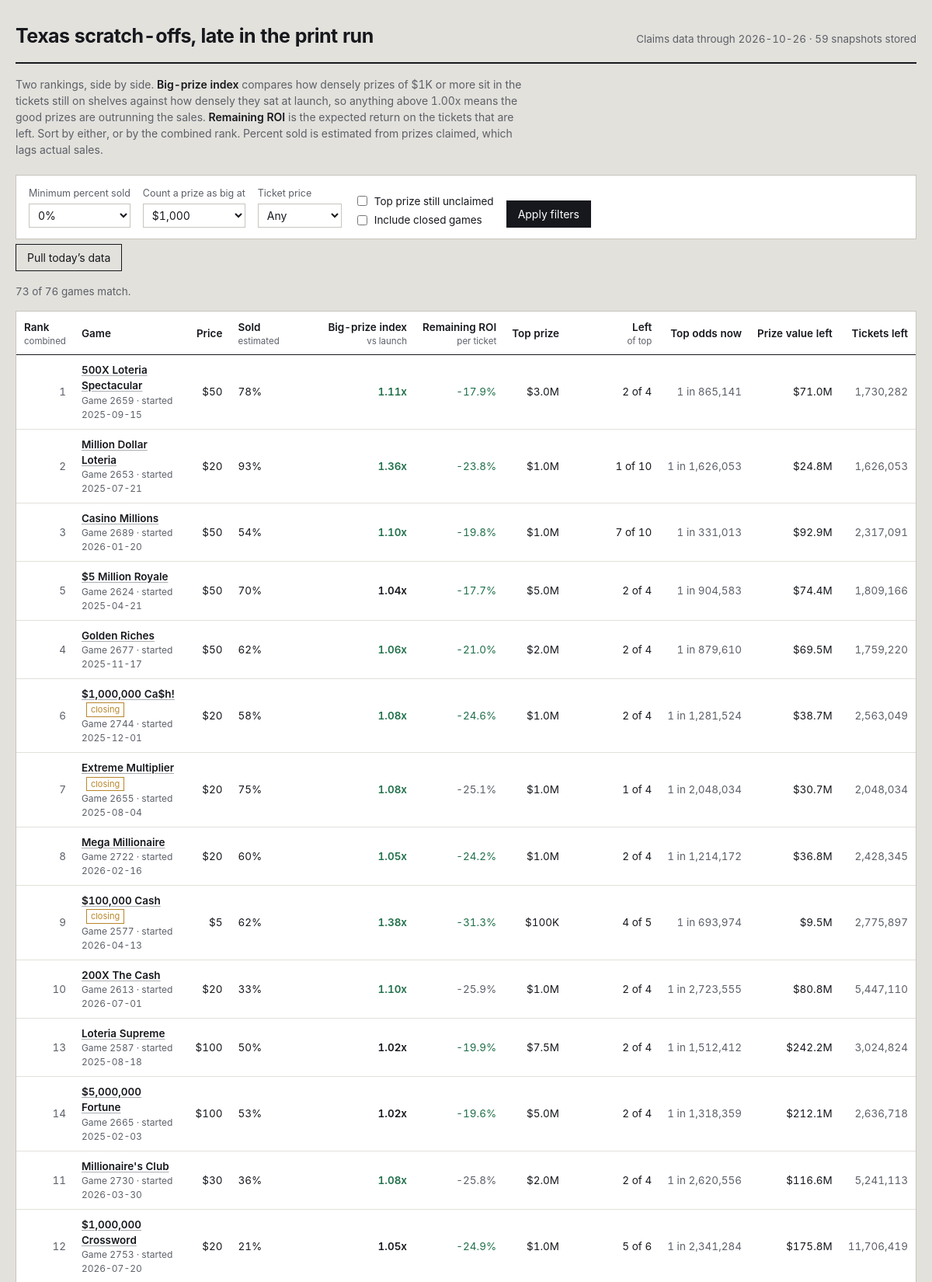
The page / (upper part) on the database its author committed.
### tables this page shows
CREATE TABLE games (
    game_number   INTEGER PRIMARY KEY,
    game_name     TEXT,
    ticket_price  REAL,
    start_date    TEXT,
    close_date    TEXT,
    total_tickets INTEGER,
    overall_odds  REAL,
    details_url   TEXT,
    closing_soon  INTEGER DEFAULT 0,
    active        INTEGER DEFAULT 1,
    first_seen    TEXT,
    last_seen     TEXT
);

### app.py (the view)
@app.route("/")
def index():
    conn = db.connect()
    db.init(conn)
    latest = db.latest_snapshot_date(conn)
    if not latest:
        conn.close()
        return render_template("empty.html", running=_refresh_state["running"])
    big_threshold = float(request.args.get("big", 1000))
    min_sold = float(request.args.get("min_sold", 0)) / 100.0
    price_filter = request.args.get("price", "")
    include_closed = request.args.get("closed") == "1"
    sort_key = request.args.get("sort", "combined")
    only_top = request.args.get("top_left") == "1"
    rows = _snapshot_rows(conn, latest, big_threshold)
    games = db.load_games(conn)
    shown = []
    for r in rows:
        g = games.get(r["game_number"], {})
        if not include_closed and not g.get("active", 1):
            continue
        if r["pct_sold"] < min_sold:
            continue
        if price_filter and float(price_filter) != r["price"]:
            continue
        if only_top and not r["top_left"]:
            continue
        shown.append(r)
    col, desc = SORTS.get(sort_key, SORTS["combined"])
    shown.sort(key=lambda r: (r.get(col) is None, r.get(col) if r.get(col) is not None else 0),
               reverse=desc)
    if not desc:
        shown = [r for r in shown if r.get(col) is not None] + \
                [r for r in shown if r.get(col) is None]
    prices = sorted({r["price"] for r in rows if r["price"]})
    history_dates = db.snapshot_dates(conn)
    conn.close()
    return render_template(
        "index.html",
        rows=shown,
        total=len(rows),
        snapshot_date=latest,
        snapshot_count=len(history_dates),
        big_threshold=int(big_threshold),
        min_sold=int(min_sold * 100),
        price_filter=price_filter,
        include_closed=include_closed,
        only_top=only_top,
        sort_key=sort_key,
        prices=prices,
        running=_refresh_state["running"],
    )

### app.py (called while the page is built)
def _snapshot_rows(conn, snapshot_date, big_threshold):
    games = db.load_games(conn)
    snap = db.load_snapshot(conn, snapshot_date)
    return metrics.rank_all(games, snap, big_threshold)

@app.template_filter("pct")
def fmt_pct(v, digits=1):
    return "—" if v is None else f"{v * 100:.{digits}f}%"

@app.template_filter("money")
def fmt_money(v):
    if v is None:
        return "—"
    if v >= 1_000_000:
        return f"${v / 1_000_000:.1f}M"
    if v >= 1_000:
        return f"${v / 1_000:,.0f}K"
    return f"${v:,.0f}"

@app.template_filter("num")
def fmt_num(v):
    return "—" if v is None else f"{v:,.0f}"

@app.template_filter("factor")
def fmt_factor(v):
    return "—" if v is None else f"{v:.2f}x"

@app.template_filter("odds")
def fmt_odds(v):
    return "—" if v is None else f"1 in {v:,.0f}"

### db.py (called while the page is built)
def connect(path=None):
    conn = sqlite3.connect(path or DB_PATH)
    conn.row_factory = sqlite3.Row
    conn.execute("PRAGMA foreign_keys = ON")
    return conn

def init(conn):
    conn.executescript(SCHEMA)
    conn.commit()

def latest_snapshot_date(conn):
    row = conn.execute("SELECT MAX(snapshot_date) AS d FROM prize_snapshots").fetchone()
    return row["d"] if row else None

def snapshot_dates(conn, game_number=None):
    if game_number is None:
        q = "SELECT DISTINCT snapshot_date FROM prize_snapshots ORDER BY snapshot_date"
        return [r[0] for r in conn.execute(q)]
    q = "SELECT DISTINCT snapshot_date FROM prize_snapshots WHERE game_number = ? ORDER BY snapshot_date"
    return [r[0] for r in conn.execute(q, (game_number,))]

def load_snapshot(conn, snapshot_date):
    out = {}
    q = """SELECT game_number, prize_level, total_prizes, prizes_claimed
           FROM prize_snapshots WHERE snapshot_date = ?"""
    for r in conn.execute(q, (snapshot_date,)):
        g = out.setdefault(r["game_number"], {"total": None, "levels": {}})
        if r["prize_level"] < 0:
            g["total"] = (r["total_prizes"], r["prizes_claimed"])
        else:
            g["levels"][r["prize_level"]] = (r["total_prizes"], r["prizes_claimed"])
    return out

def load_games(conn):
    return {r["game_number"]: dict(r) for r in conn.execute("SELECT * FROM games")}

### metrics.py (called while the page is built)
def _safe_div(a, b):
    return a / b if b else None

### templates/index.html (shortened to what this page needs)
{% extends "base.html" %}
{% macro sortlink(key, label, hint='') %}
  {% set q = request.args.to_dict() %}
  {% set _ = q.update({'sort': key}) %}
  <a href="{{ url_for('index', **q) }}">{{ label }}</a>
  {% if hint %}<span class="hint">{{ hint }}</span>{% endif %}
{% endmacro %}
{% block body %}
<header class="masthead">
  <h1>Texas scratch-offs, late in the print run</h1>
  <div class="meta">
    Claims data through {{ snapshot_date }} · {{ snapshot_count }} snapshot{{ '' if snapshot_count == 1 else 's' }} stored
  </div>
</header>
<p class="primer">
  Two rankings, side by side. <strong>Big-prize index</strong> compares how densely prizes of
  {{ big_threshold | money }} or more sit in the tickets still on shelves against how densely they
  sat at launch, so anything above 1.00x means the good prizes are outrunning the sales.
  <strong>Remaining ROI</strong> is the expected return on the tickets that are left. Sort by either,
  or by the combined rank. Percent sold is estimated from prizes claimed, which lags actual sales.
</p>
<form class="controls" method="get" action="{{ url_for('index') }}">
  <div class="field">
    <label for="min_sold">Minimum percent sold</label>
    <select id="min_sold" name="min_sold">
      {% for v in [0, 25, 50, 60, 70, 80, 90] %}
        <option value="{{ v }}" {{ 'selected' if min_sold == v }}>{{ v }}%</option>
      {% endfor %}
    </select>
  </div>
  <div class="field">
    <label for="big">Count a prize as big at</label>
    <select id="big" name="big">
      {% for v in [100, 500, 1000, 5000, 10000, 50000, 100000] %}
        <option value="{{ v }}" {{ 'selected' if big_threshold == v }}>${{ '{:,}'.format(v) }}</option>
      {% endfor %}
    </select>
  </div>
  <div class="field">
    <label for="price">Ticket price</label>
    <select id="price" name="price">
      <option value="">Any</option>
    </select>
  </div>
  <div class="checks">
    <label><input type="checkbox" name="top_left" value="1" {{ 'checked' if only_top }}> Top prize still unclaimed</label>
    <label><input type="checkbox" name="closed" value="1" {{ 'checked' if include_closed }}> Include closed games</label>
  </div>
  <button type="submit">Apply filters</button>
</form>
<form method="post" action="{{ url_for('do_refresh') }}" style="margin-bottom:16px">
  <button class="ghost" type="submit" {{ 'disabled' if running }}>
    {{ 'Pulling new data…' if running else 'Pull today’s data' }}
  </button>
</form>
<p class="count">{{ rows | length }} of {{ total }} games match.</p>
<div class="scroll">
<table>
  <thead>
    <tr>
      <th class="left">{{ sortlink('combined', 'Rank', 'combined') }}</th>
      <th class="left">Game</th>
      <th>{{ sortlink('price', 'Price') }}</th>
      <th class="left">{{ sortlink('sold', 'Sold', 'estimated') }}</th>
      <th>{{ sortlink('big', 'Big-prize index', 'vs launch') }}</th>
      <th>{{ sortlink('ev', 'Remaining ROI', 'per ticket') }}</th>
      <th>{{ sortlink('top_prize', 'Top prize') }}</th>
      <th>{{ sortlink('top_left', 'Left', 'of top') }}</th>
      <th>Top odds now</th>
      <th>{{ sortlink('value_left', 'Prize value left') }}</th>
      <th>Tickets left</th>
    </tr>
  </thead>
  <tbody>
  {% for r in rows %}
    <tr>
      <td class="rank">{{ r.rank_overall or '—' }}</td>
      <td class="left">
        <a class="name" href="{{ url_for('game_detail', game_number=r.game_number, big=big_threshold) }}">{{ r.game_name }}</a>
        {% if r.closing_soon %}<span class="tag">closing</span>{% endif %}
        <span class="sub">Game {{ r.game_number }}{% if r.start_date %} · started {{ r.start_date }}{% endif %}</span>
      </td>
      <td>${{ r.price | int }}</td>
      <td class="left sold {{ 'deep' if r.pct_sold >= 0.75 }}">
        {{ r.pct_sold | pct(0) }}
      </td>
      <td class="strong {{ 'pos' if r.big_index and r.big_index > 1.05 else ('neg' if r.big_index and r.big_index < 0.95 else '') }}">
        {{ r.big_index | factor }}
      </td>
      <td class="{{ 'pos' if r.roi_now and r.roi_now > (r.roi_start or -1) else 'dim' }}">
        {{ r.roi_now | pct }}
      </td>
      <td>{{ r.top_prize | money }}</td>
      <td>{{ r.top_left }} of {{ r.top_printed }}</td>
      <td class="dim">{{ r.top_odds_now | odds }}</td>
      <td>{{ r.value_left | money }}</td>
      <td class="dim">{{ r.tickets_left | num }}</td>
    </tr>
  {% else %}
    <tr><td colspan="11" class="left dim" style="padding:22px">No games match these filters. Loosen the minimum percent sold or clear the price filter.</td></tr>
  {% endfor %}
  </tbody>
</table>
</div>
{% endblock %}

### templates/base.html (shortened to what this page needs)
<!doctype html>
<html lang="en">
<head>
<link rel="stylesheet" href="{{ url_for('static', filename='style.css') }}">
</head>
<body>
<div class="wrap">
{% block body %}{% endblock %}
</div>
</body>
</html>

### static/style.css (style rules this page uses)
:root { --paper: #e3e1dc; --card: #ffffff; --ink: #16181d; --ink-soft: #5c6068; --rule: #c8c5be; --rule-soft: #e2e0da; --latex: #a9adb2; --good: #1f6f4a; --bad: #9b2c2c; --foil: #b8862b; --focus: #2d5bb9; }
* { box-sizing: border-box; }
html { -webkit-text-size-adjust: 100%; }
body { margin: 0; background: var(--paper); color: var(--ink); font-family: "Inter", "Segoe UI", -apple-system, BlinkMacSystemFont, Roboto, Helvetica, Arial, sans-serif; font-size: 15px; line-height: 1.5; font-variant-numeric: tabular-nums; }
a { color: var(--ink); text-decoration-color: var(--latex); text-underline-offset: 2px; }
.wrap { max-width: 1400px; margin: 0 auto; padding: 28px 20px 64px; }
.masthead { display: flex; flex-wrap: wrap; align-items: baseline; gap: 8px 20px; padding-bottom: 14px; border-bottom: 2px solid var(--ink); }
.masthead h1 { margin: 0; font-size: 25px; font-weight: 650; letter-spacing: -0.02em; }
.masthead .meta { color: var(--ink-soft); font-size: 13.5px; margin-left: auto; }
.primer { margin: 16px 0 22px; max-width: 74ch; color: var(--ink-soft); font-size: 14px; }
.primer strong { color: var(--ink); font-weight: 600; }
.controls { display: flex; flex-wrap: wrap; align-items: flex-end; gap: 16px; padding: 14px 16px; background: var(--card); border: 1px solid var(--rule); margin-bottom: 6px; }
.field { display: flex; flex-direction: column; gap: 4px; }
.field label { font-size: 12.5px; color: var(--ink-soft); }
.field select, .field input[type="number"] { font: inherit; font-size: 14px; padding: 5px 7px; border: 1px solid var(--rule); background: #fff; color: var(--ink); min-width: 108px; }
.checks { display: flex; flex-direction: column; gap: 4px; font-size: 13.5px; }
.checks label { display: flex; align-items: center; gap: 6px; }
button, .btn { font: inherit; font-size: 14px; padding: 6px 14px; border: 1px solid var(--ink); background: var(--ink); color: #fff; cursor: pointer; }
button.ghost { background: transparent; color: var(--ink); }
.count { font-size: 13.5px; color: var(--ink-soft); margin: 0 0 14px; }
.scroll { overflow-x: auto; background: var(--card); border: 1px solid var(--rule); }
table { border-collapse: collapse; width: 100%; font-size: 13.5px; }
thead th { position: sticky; top: 0; background: var(--card); text-align: right; font-weight: 600; padding: 10px 10px 8px; border-bottom: 1.5px solid var(--ink); white-space: nowrap; z-index: 2; }
thead th:first-child, thead th.left { text-align: left; }
thead th a { text-decoration: none; }
thead th .hint { display: block; font-weight: 400; font-size: 11.5px; color: var(--ink-soft); }
tbody td { padding: 9px 10px; border-bottom: 1px solid var(--rule-soft); text-align: right; white-space: nowrap; }
tbody td.left { text-align: left; white-space: normal; }
.rank { color: var(--ink-soft); width: 42px; }
.name { font-weight: 560; }
.sub { display: block; font-size: 12px; color: var(--ink-soft); font-weight: 400; }
.tag { display: inline-block; font-size: 11px; padding: 0 5px; border: 1px solid var(--foil); color: var(--foil); margin-left: 6px; vertical-align: 1px; }
.sold { min-width: 116px; }
.pos { color: var(--good); }
.dim { color: var(--ink-soft); }
.strong { font-weight: 620; }

### rows shown on the page
games: active "1", game_name "500X Loteria Spectacular", game_number "2659", start_date "2025-09-15", price "50", pct_sold|pct "78%", big_index|factor "1.11x", roi_now|pct "-17.9%", top_prize "$3.0M", top_left "2", top_printed "4", top_odds_now|odds "1 in 865,141", value_left "$71.0M", tickets_left|num "1,730,282"
games: rank_overall "2", game_name "Million Dollar Loteria", game_number "2653", start_date "2025-07-21", price "20", pct_sold|pct "93%", big_index|factor "1.36x", roi_now|pct "-23.8%", top_prize "$1.0M", top_left "1", top_printed "10", top_odds_now|odds "1 in 1,626,053", value_left "$24.8M", tickets_left|num "1,626,053"
games: rank_overall "3", game_name "Casino Millions", game_number "2689", start_date "2026-01-20", price "50", pct_sold|pct "54%", big_index|factor "1.10x", roi_now|pct "-19.8%", top_prize "$1.0M", top_left "7", top_printed "10", top_odds_now|odds "1 in 331,013", value_left "$92.9M", tickets_left|num "2,317,091"
games: rank_overall "5", game_name "$5 Million Royale", game_number "2624", start_date "2025-04-21", price "50", pct_sold|pct "70%", big_index|factor "1.04x", roi_now|pct "-17.7%", top_prize "$5.0M", top_left "2", top_printed "4", top_odds_now|odds "1 in 904,583", value_left "$74.4M", tickets_left|num "1,809,166"
games: rank_overall "4", game_name "Golden Riches", game_number "2677", start_date "2025-11-17", price "50", pct_sold|pct "62%", big_index|factor "1.06x", roi_now|pct "-21.0%", top_prize "$2.0M", top_left "2", top_printed "4", top_odds_now|odds "1 in 879,610", value_left "$69.5M", tickets_left|num "1,759,220"
games: rank_overall "6", game_name "$1,000,000 Ca$h!", closing_soon "closing", game_number "2744", start_date "2025-12-01", price "20", pct_sold|pct "58%", big_index|factor "1.08x", roi_now|pct "-24.6%", top_prize "$1.0M", top_left "2", top_printed "4", top_odds_now|odds "1 in 1,281,524", value_left "$38.7M", tickets_left|num "2,563,049"
games: rank_overall "7", game_name "Extreme Multiplier", closing_soon "closing", game_number "2655", start_date "2025-08-04", price "20", pct_sold|pct "75%", big_index|factor "1.08x", roi_now|pct "-25.1%", top_prize "$1.0M", top_left "1", top_printed "4", top_odds_now|odds "1 in 2,048,034", value_left "$30.7M", tickets_left|num "2,048,034"
games: rank_overall "8", game_name "Mega Millionaire", game_number "2722", start_date "2026-02-16", price "20", pct_sold|pct "60%", big_index|factor "1.05x", roi_now|pct "-24.2%", top_prize "$1.0M", top_left "2", top_printed "4", top_odds_now|odds "1 in 1,214,172", value_left "$36.8M", tickets_left|num "2,428,345"
games: rank_overall "9", game_name "$100,000 Cash", closing_soon "closing", game_number "2577", start_date "2026-04-13", price "5", pct_sold|pct "62%", big_index|factor "1.38x", roi_now|pct "-31.3%", top_prize "$100K", top_left "4", top_printed "5", top_odds_now|odds "1 in 693,974", value_left "$9.5M", tickets_left|num "2,775,897"
games: rank_overall "10", game_name "200X The Cash", game_number "2613", start_date "2026-07-01", price "20", pct_sold|pct "33%", big_index|factor "1.10x", roi_now|pct "-25.9%", top_prize "$1.0M", top_left "2", top_printed "4", top_odds_now|odds "1 in 2,723,555", value_left "$80.8M", tickets_left|num "5,447,110"
games: rank_overall "13", game_name "Loteria Supreme", game_number "2587", start_date "2025-08-18", price "100", pct_sold|pct "50%", big_index|factor "1.02x", roi_now|pct "-19.9%", top_prize "$7.5M", top_left "2", top_printed "4", top_odds_now|odds "1 in 1,512,412", value_left "$242.2M", tickets_left|num "3,024,824"
games: rank_overall "14", game_name "$5,000,000 Fortune", game_number "2665", start_date "2025-02-03", price "100", pct_sold|pct "53%", big_index|factor "1.02x", roi_now|pct "-19.6%", top_prize "$5.0M", top_left "2", top_printed "4", top_odds_now|odds "1 in 1,318,359", value_left "$212.1M", tickets_left|num "2,636,718"
games: rank_overall "11", game_name "Millionaire's Club", game_number "2730", start_date "2026-03-30", price "30", pct_sold|pct "36%", big_index|factor "1.08x", roi_now|pct "-25.8%", top_prize "$2.0M", top_left "2", top_printed "4", top_odds_now|odds "1 in 2,620,556", value_left "$116.6M", tickets_left|num "5,241,113"
games: rank_overall "12", game_name "$1,000,000 Crossword", game_number "2753", start_date "2026-07-20", price "20", pct_sold|pct "21%", big_index|factor "1.05x", roi_now|pct "-24.9%", top_prize "$1.0M", top_left "5", top_printed "6", top_odds_now|odds "1 in 2,341,284", value_left "$175.8M", tickets_left|num "11,706,419"

### other values the page prints
{{ snapshot_date }} "2026-10-26"
{{ snapshot_count }} "59"
{{ '' if snapshot_count == 1 else 's' }} "s"
{{ big_threshold | money }} "$1K"
{{ 'Pulling new data…' if running else 'Pull today’s data' }} "Pull today’s data"
{{ rows | length }} "73"
{{ total }} "76"
{{ label }} "Rank Price Sold Big-prize index Remaining ROI Top prize Left Prize value left"
{{ hint }} "combined estimated vs launch per ticket of top"
form field min_sold "0%"
